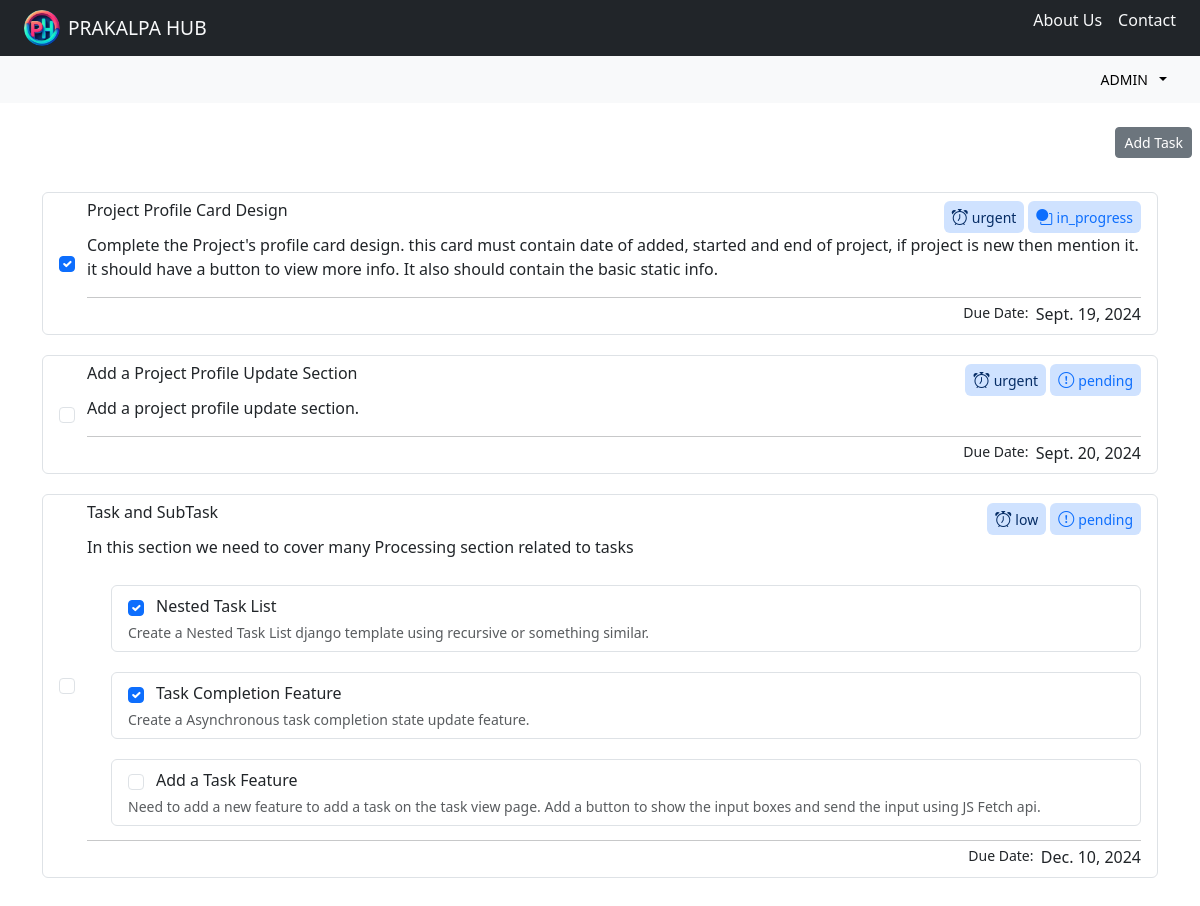
The app's page /project/view/1 (signed in) with its own data.
### project/models.py (models this page shows, shortened)
class Task(models.Model):
    class Priority(models.TextChoices):
        LOW = 'low', 'Low'
        MEDIUM = 'medium', 'Medium'
        HIGH = 'high', 'High'
        URGENT = 'urgent', 'Urgent'
    class Status(models.TextChoices):
        IN_PROGRESS = ('in_progress', 'In Progress')
        COMPLETED = ('completed', 'Completed')
        PENDING = ('pending', 'Pending')
        INACTIVE = ("inactive", "Inactive")
    title = models.CharField(max_length=100)
    description = models.TextField(max_length=500)
    due_date = models.DateField()
    priority = models.CharField(
        max_length=8,  choices=Priority.choices, default=Priority.LOW)
    status = models.CharField(
        max_length=15, choices=Status.choices, default=Status.PENDING)
    project = models.ForeignKey(
        "Project",  on_delete=models.DO_NOTHING, related_name="tasks", null=True, blank=True)
    parentTask = models.ForeignKey(
        'self', on_delete=models.CASCADE, related_name="sub_tasks", null=True, blank=True)
    is_sub_task = models.BooleanField(default=False)
    has_sub_tasks = models.BooleanField(default=False)
    isCompleted = models.BooleanField(default=False)

### project/views.py (the view)
# urls.py: path("view/<int:id>", view=get_project, name="view_project")
def get_project(request, id):
    if request.method == "GET":
        project = Project.objects.get(id=id)
        return render(request,
                      'project/project-detail-view.html',
                      {'project': project, 'TaskPriority': Task.Priority})

### project/models.py (called while the page is built)
    def get_tasks(self):
        return self.tasks.all()

### templates/project/project-detail-view.html (shortened to what this page needs)
{% extends "index.html" %}
{% block content %}
<div class="container">
    <ul class="list-group">
        {% for task in project.get_tasks %}
        {% if not task.is_sub_task %}
        <li class="list-group-item">
            <div class="item-container">
                <div class="item-check">
                    <input type="checkbox"
                           {% if task.isCompleted %}checked{% endif %}
                           class="form-check-input me-1"
                           data-id="{{task.id}}"
                           data-action-type="task-item-check">
                </div>
                <div class="item-content">
                    <div class="item-header d-flex column-gap-4 justify-content-between">
                        <h6>{{task.title}}</h6>
                        <div class="d-flex column-gap-1 align-items-center">
                            {% include "taskComponent/task_priority.html" with task=task %}
                            {% include "taskComponent/task_status.html" with task=task %}
                        </div>
                    </div>
                    <p class="item-description">{{task.description}}</p>
                    {% if task.has_sub_tasks %}
                    {% include "taskComponent/task_subTasks.html" with subTasks=task.sub_tasks.all %}
                    {% endif %}
                    <hr class="my-1">
                    {% include "taskComponent/task_footer.html" with task=task %}
                </div>
            </div>
        </li>
        {% endif %}
        {% endfor %}
    </ul>
</div>
{% endblock content %}

### templates/index.html (shortened to what this page needs)
{% load static %}
<!DOCTYPE html>
<html lang="en">
<head>
      <link href="https://cdn.jsdelivr.net/npm/bootstrap@5.3.3/dist/css/bootstrap.min.css"
            rel="stylesheet"
>
      <link rel="stylesheet"
            href="https://cdn.jsdelivr.net/npm/bootstrap-icons@1.11.3/font/bootstrap-icons.min.css">
      <link rel="stylesheet"
            href="{% static  'css/styles.css' %}">
</head>
<body>
      {% if request.user.is_authenticated %}
      {% include "header.html" %}
      {% endif %}
      <div class="mx-2 my-4">
            <div class="d-flex mb-4">
                  <button type="button"
                          data-bs-toggle="collapse"
                          data-bs-target="#add-task-bar"
                          class="btn btn-secondary btn-sm ms-auto">Add Task</button>
            </div>
            <div class="row">
                  <div class="col">
                        {% block content %}{% endblock content %}
                  </div>
            </div>
      </div>
</body>
</html>

### templates/header.html (shortened to what this page needs)
{% load static %}
<header class="bg-dark text-light px-4 py-2">
    <div class="d-flex justify-content-between align-items-center">
        <div class="d-flex  align-items-center gap-2">
            <img class="logo"
                 src="{% static 'images/logo.jpeg' %}"
                 alt="logo">
            <span class="title">Prakalpa Hub</span>
        </div>
        <div>
            <ul type="none"
                class="d-flex gap-3 align-items-center">
                <li>About Us</li>
                <li>Contact</li>
            </ul>
        </div>
    </div>
</header>
<div class="bg-light d-flex align-items-center justify-content-between py-2 px-4">
    <div class="dropdown">
        <button type="button"
                class="btn btn-sm btn-light dropdown-toggle"
                data-bs-toggle="dropdown">
            <span class="px-1 text-uppercase">{{request.user.username}}</span>
        </button>
    </div>
</div>

### templates/taskComponent/task_priority.html
<div class="bg-primary-subtle text-primary-emphasis px-2 py-1 rounded">
    <i class="bi bi-alarm"></i>
    <small>{{task.priority}}</small>
</div>

### templates/taskComponent/task_status.html
<div class="bg-primary-subtle text-primary emphasis px-2 py-1 rounded">
    {% if   task.status == 'in_progress' %}
    <i class="bi bi-circle-square"></i>
    {% elif task.status == "completed" %}
    <i class="bi bi-check-circle"></i>
    {% elif task.status == "pending" %}
    <i class="bi bi-exclamation-circle"></i>
    {% elif task.status == "inactive" %}
    <i class="bi bi-ban"></i>
    {% endif %}
    <small>{{task.status}}</small>
</div>

### templates/taskComponent/task_footer.html
<div class="d-flex gap-2">
    <div class="d-flex"
         style="margin-left: auto;">
        <small>Due Date: &nbsp;</small>
        <time datetime="{{task.due_date.isoformat}}">{{task.due_date}}</time>
    </div>
</div>

### templates/taskComponent/task_subTasks.html
<ul class="list-group ms-4">
    {% for task in subTasks %}
    <li class="list-group-item">
        <div class="item-container">
            <input class="form-check-input me-1"
                   type="checkbox"
                   {% if task.isCompleted %}checked{% endif %}
                   id="firstCheckbox"
                   data-id="{{task.id}}"
                   data-action-type="task-item-check">
            <label class="form-check-label"
                   for="firstCheckbox">{{task.title}}</label>
        </div>
        <p class="form-text mb-0">{{task.description}}</p>
    </li>
    {% endfor %}
</ul>

### static/css/styles.css (style rules this page uses)
.logo { width: 36px; height: 36px; object-fit: cover; object-position: center; border-radius: 50%; }
.title { font-size: 1.2rem; text-transform: uppercase; }
.list-group-item { margin-block: 10px; }
.list-group-item+.list-group-item, .list-group-item:first-child { border-top-width: 1px; border-radius: 6px; }

### records on screen
Task: isCompleted "☑", title "Project Profile Card Design", priority "urgent", status "in_progress", description "Complete the Project's profile card design. this card must contain date of added, started and end of project, if project is new then mention it. it should have a button to view more info. It also should contain the basic static info.", due_date "Sept. 19, 2024"
Task: title "Add a Project Profile Update Section", priority "urgent", status "pending", description "Add a project profile update section.", due_date "Sept. 20, 2024"
Task: title "Task and SubTask", priority "low", status "pending", description "In this section we need to cover many Processing section related to tasks", due_date "Dec. 10, 2024"
Task: isCompleted "☑", title "Nested Task List", description "Create a Nested Task List django template using recursive or something similar."
Task: isCompleted "☑", title "Task Completion Feature", description "Create a Asynchronous task completion state update feature."
Task: title "Add a Task Feature", description "Need to add a new feature to add a task on the task view page. Add a button to show the input boxes and send the input using JS Fetch api."

### other values on screen
{{ request.user.username }} "ADMIN"
